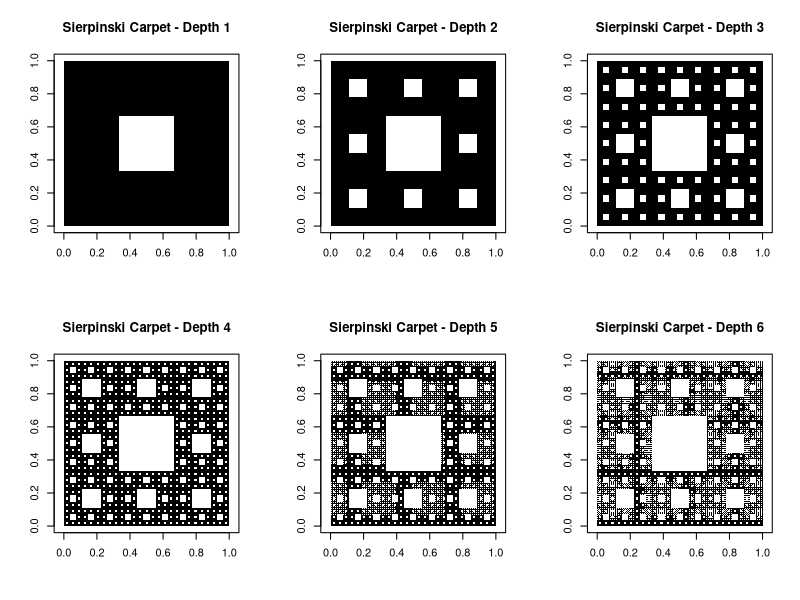

Reproduce this figure in R.
# @author: my@daisg.com
# @date: 2025-10-29
# @version: 0.1
# Copyright (c) 2025 daisg
# SPDX-License-Identifier: GPL-3
# @brief/ Description
# 谢尔宾斯基地毯 (Sierpinski Carpet)
sierpinski_carpet <- function(x, y, size, depth, max_depth) {
  if (depth == max_depth) {
    # 在最大深度绘制黑色正方形
    rect(x, y, x + size, y + size, col = "black", border = NA)
  } else {
    # 将正方形分为9个小正方形
    new_size <- size / 3
    
    for (i in 0:2) {
      for (j in 0:2) {
        if (i == 1 && j == 1) {
          # 中间的正方形留白
          rect(x + new_size, y + new_size, 
               x + 2*new_size, y + 2*new_size, 
               col = "white", border = NA)
        } else {
          # 递归处理其他8个正方形
          sierpinski_carpet(x + i*new_size, y + j*new_size, 
                            new_size, depth + 1, max_depth)
        }
      }
    }
  }
}

# 绘制谢尔宾斯基地毯
draw_sierpinski_carpet <- function(depth = 4) {
  plot(0, 0, type = "n", xlim = c(0, 1), ylim = c(0, 1), asp = 1,
       xlab = "", ylab = "", main = paste("Sierpinski Carpet - Depth", depth))
  sierpinski_carpet(0, 0, 1, 0, depth)
}

# 绘制不同深度
par(mfrow = c(2, 3))
for (depth in 1:6) {
  draw_sierpinski_carpet(depth)
}